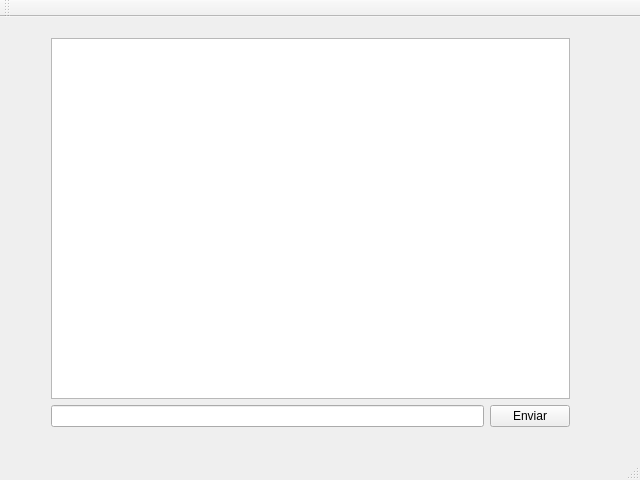
<?xml version="1.0" encoding="UTF-8"?>
<ui version="4.0">
 <class>MainWindow</class>
 <widget class="QMainWindow" name="MainWindow">
  <property name="geometry">
   <rect>
    <x>0</x>
    <y>0</y>
    <width>640</width>
    <height>480</height>
   </rect>
  </property>
  <property name="minimumSize">
   <size>
    <width>640</width>
    <height>480</height>
   </size>
  </property>
  <property name="maximumSize">
   <size>
    <width>640</width>
    <height>480</height>
   </size>
  </property>
  <property name="windowTitle">
   <string>Simulador</string>
  </property>
  <widget class="QWidget" name="centralWidget">
   <widget class="QWidget" name="layoutWidget">
    <property name="geometry">
     <rect>
      <x>200</x>
      <y>140</y>
      <width>220</width>
      <height>83</height>
     </rect>
    </property>
    <layout class="QVBoxLayout" name="verticalLayout_2">
     <item>
      <layout class="QHBoxLayout" name="horizontalLayout_2">
       <item>
        <layout class="QVBoxLayout" name="verticalLayout">
         <item>
          <widget class="QLineEdit" name="UsuarioText"/>
         </item>
         <item>
          <widget class="QLineEdit" name="SenhaText">
           <property name="echoMode">
            <enum>QLineEdit::Password</enum>
           </property>
          </widget>
         </item>
        </layout>
       </item>
       <item>
        <widget class="QPushButton" name="ConectarButton">
         <property name="text">
          <string>Conectar</string>
         </property>
        </widget>
       </item>
      </layout>
     </item>
     <item>
      <layout class="QHBoxLayout" name="horizontalLayout">
       <item>
        <widget class="QLineEdit" name="CharacterText">
         <property name="enabled">
          <bool>false</bool>
         </property>
        </widget>
       </item>
       <item>
        <widget class="QPushButton" name="CharacterButton">
         <property name="enabled">
          <bool>false</bool>
         </property>
         <property name="text">
          <string>Selecionar</string>
         </property>
        </widget>
       </item>
      </layout>
     </item>
    </layout>
   </widget>
   <widget class="QWidget" name="layoutWidget">
    <property name="geometry">
     <rect>
      <x>40</x>
      <y>10</y>
      <width>541</width>
      <height>411</height>
     </rect>
    </property>
    <layout class="QVBoxLayout" name="verticalLayout_3">
     <item>
      <widget class="QTextEdit" name="MenssagemText">
       <property name="enabled">
        <bool>true</bool>
       </property>
       <property name="readOnly">
        <bool>true</bool>
       </property>
       <property name="html">
        <string>&lt;!DOCTYPE HTML PUBLIC &quot;-//W3C//DTD HTML 4.0//EN&quot; &quot;http://www.w3.org/TR/REC-html40/strict.dtd&quot;&gt;
&lt;html&gt;&lt;head&gt;&lt;meta name=&quot;qrichtext&quot; content=&quot;1&quot; /&gt;&lt;style type=&quot;text/css&quot;&gt;
p, li { white-space: pre-wrap; }
&lt;/style&gt;&lt;/head&gt;&lt;body style=&quot; font-family:'MS Shell Dlg 2'; font-size:8.25pt; font-weight:400; font-style:normal;&quot;&gt;
&lt;p style=&quot;-qt-paragraph-type:empty; margin-top:0px; margin-bottom:0px; margin-left:0px; margin-right:0px; -qt-block-indent:0; text-indent:0px; font-size:8pt;&quot;&gt;&lt;/p&gt;&lt;/body&gt;&lt;/html&gt;</string>
       </property>
      </widget>
     </item>
     <item>
      <layout class="QHBoxLayout" name="horizontalLayout_3">
       <item>
        <widget class="QLineEdit" name="EnviarText"/>
       </item>
       <item>
        <widget class="QPushButton" name="EnviarButton">
         <property name="text">
          <string>Enviar</string>
         </property>
        </widget>
       </item>
      </layout>
     </item>
    </layout>
   </widget>
  </widget>
  <widget class="QMenuBar" name="menuBar">
   <property name="geometry">
    <rect>
     <x>0</x>
     <y>0</y>
     <width>640</width>
     <height>21</height>
    </rect>
   </property>
  </widget>
  <widget class="QStatusBar" name="statusBar"/>
  <widget class="QToolBar" name="mainToolBar">
   <attribute name="toolBarArea">
    <enum>TopToolBarArea</enum>
   </attribute>
   <attribute name="toolBarBreak">
    <bool>false</bool>
   </attribute>
  </widget>
 </widget>
 <layoutdefault spacing="6" margin="11"/>
 <tabstops>
  <tabstop>UsuarioText</tabstop>
  <tabstop>SenhaText</tabstop>
  <tabstop>ConectarButton</tabstop>
  <tabstop>CharacterText</tabstop>
  <tabstop>CharacterButton</tabstop>
  <tabstop>EnviarText</tabstop>
  <tabstop>EnviarButton</tabstop>
  <tabstop>MenssagemText</tabstop>
 </tabstops>
 <resources/>
 <connections/>
</ui>
